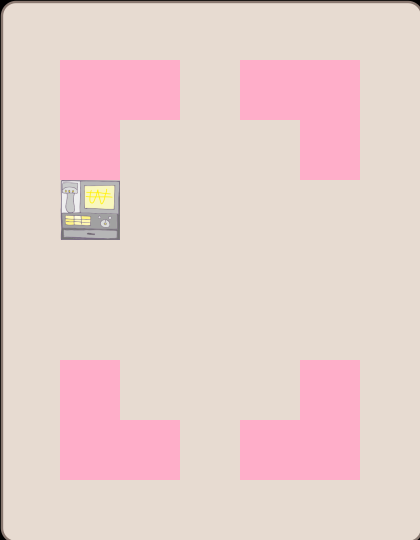

Below is a game level as drawn by its tile map, then a one-line description and the .tmx that defines it (tile-layer data replaced by summaries):
An orthogonal 7x9 tile map with 60x60 px tiles, 3 tile layers (background, wall, Items), 3 tilesets and 9 objects (item1, item2, item3, item4, counter, ...).

<map version="1.0" orientation="orthogonal" width="7" height="9" tilewidth="60" tileheight="60">
 <tileset firstgid="1" name="wall" tilewidth="60" tileheight="60">
  <image source="wall.png" width="120" height="120" />
 </tileset>
 <tileset firstgid="5" name="background1" tilewidth="60" tileheight="60">
  <image source="background1.png" width="424" height="544" />
 </tileset>
 <tileset firstgid="68" source="metaset1.tsx" />
 <layer name="background" width="7" height="9">
  <data>[63 cells, 63 non-empty, 63 distinct tile ids]</data>
 </layer>
 <layer name="wall" width="7" height="9">
  <data>[63 cells, 13 non-empty, 4 distinct tile ids]</data>
 </layer>
 <layer name="Items" width="7" height="9">
  <data>[63 cells, 12 non-empty, 1 distinct tile ids]</data>
 </layer>
 <objectgroup name="items" width="7" height="9">
  <object name="item1" x="1" y="3" width="56" height="51" />
  <object name="item2" x="364" y="1" width="53" height="58" />
  <object name="item3" x="363" y="484" width="55" height="53" />
  <object name="item4" x="2" y="484" width="55" height="53" />
 </objectgroup>
 <objectgroup name="endPoint" width="7" height="9">
  <object name="counter" x="63" y="183" width="52" height="49" />
 </objectgroup>
 <objectgroup name="object" width="7" height="9">
  <object name="character" x="184" y="243" width="52" height="52" />
 </objectgroup>
 <objectgroup name="foods" width="7" height="9">
  <object name="food1" x="123" y="122" width="53" height="54" />
  <object name="food2" x="242" y="125" width="54" height="56" />
  <object name="food3" x="5" y="245" width="50" height="52" />
 </objectgroup>
</map>
